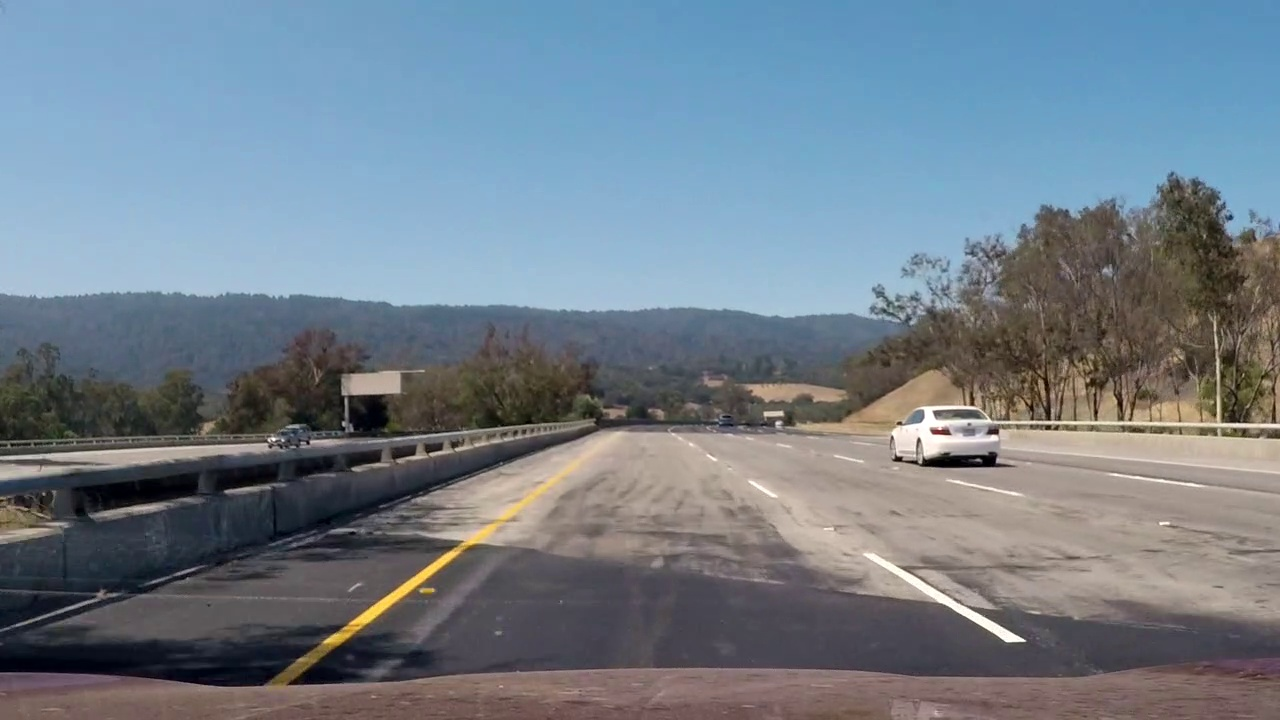
#> input picture failed_frames_auto_generated/1.jpg, 1280 x 720 px, given in place of 1.jpg.jpg, which was not available
$ python _WrapperPipelineImage.py failed_frames_auto_generated/1.jpg   (older library calls are emulated)
#> lines starting #> are read from the running program, lines starting #| are printed output that depends on the picture; pictures that were not available may be replaced by others from this repository, and a replacement may not be noted
#> (reads camera_calibrated_pickle_file.p from the repository)
#> further down, test_image is the input picture: shape (720, 1280, 3); mean R, G, B 114, 126.7, 138.1
### _MyImageProcessorUtil.py
import cv2
import numpy as np
import os
from matplotlib import pyplot as plt

from _PlotMyImages import PlotMyImages as plot_my_images

class MyImageProcessorUtil(object):

    @staticmethod
    def cal_undistort(all_variables):
        all_variables.undistorted_image = cv2.undistort(all_variables.image, all_variables.camera_matrix, all_variables.dist_coefficient, None, all_variables.camera_matrix)
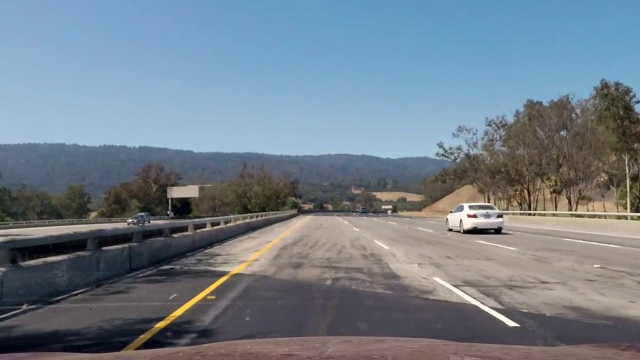
#> all_variables.undistorted_image: shape (720, 1280, 3) (shown at 1/2 size); mean R, G, B 113.8, 126.5, 137.7
        # [6 lines of commented-out code are left out]

    @staticmethod
    def generate_gray_and_hls_images_from_undistorted_images(all_variables):
        all_variables.gray_image = cv2.cvtColor(all_variables.undistorted_image, cv2.COLOR_RGB2GRAY)
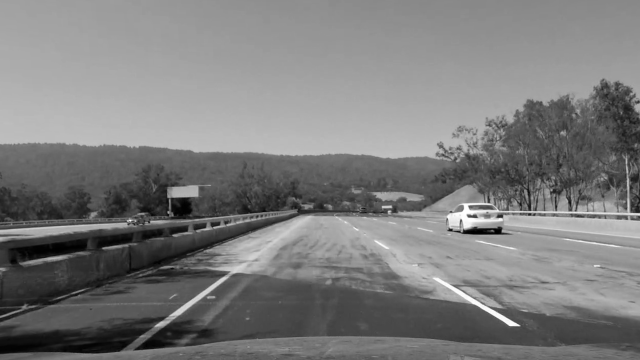
#> all_variables.gray_image: shape (720, 1280) (shown at 1/2 size); min 0, max 255, mean 124
        all_variables.hls_image = cv2.cvtColor(all_variables.undistorted_image, cv2.COLOR_RGB2HLS)
#> all_variables.hls_image: shape (720, 1280, 3); mean of channels 0, 1, 2 78.8, 125.7, 63

        # Show Gray image and HLS image.
        #plot_my_images.plot_my_images(all_variables.gray_image, all_variables.hls_image, "Gray Image", "HLS_Image")

    @staticmethod
    def processed_schannel_image_from_hls_image(all_variables):
        # Threshold color channel
        # uainf the same thresholds from the example code in the lesson.
        #s_thresh_min = 170
        #s_thresh_max = 255

        s_thresh_min = 90
        s_thresh_max = 255

        #Since my gray image is stored in a variable in _AllVariablesPipeline class, reading it from there.
        s_channel = all_variables.hls_image[:,:,2]
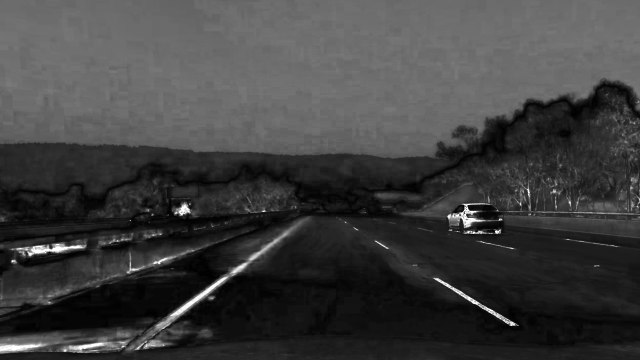
#> s_channel: shape (720, 1280) (shown at 1/2 size); min 0, max 255, mean 63
        all_variables.schannel_binary_image = np.zeros_like(s_channel)
        all_variables.schannel_binary_image[(s_channel > s_thresh_min) & (s_channel <= s_thresh_max)] = 1
        #plot_my_images.plot_an_image(all_variables.schannel_binary_image)

    # [14 lines left out: function processed_rchannel_image_from_hls_image, not called in this run]
        #plot_my_images.plot_an_image(all_variables.schannel_binary_image)

    @staticmethod
    def process_sobel_absolute_from_gray_image(all_variables):
        thresh_min = 20
        thresh_max = 100

        # [7 lines of commented-out code are left out]
        sobelx = cv2.Sobel(all_variables.gray_image, cv2.CV_64F, 1, 0)
        # Calculate the derivative in y direction.
        sobely = cv2.Sobel(all_variables.gray_image, cv2.CV_64F, 0, 1)
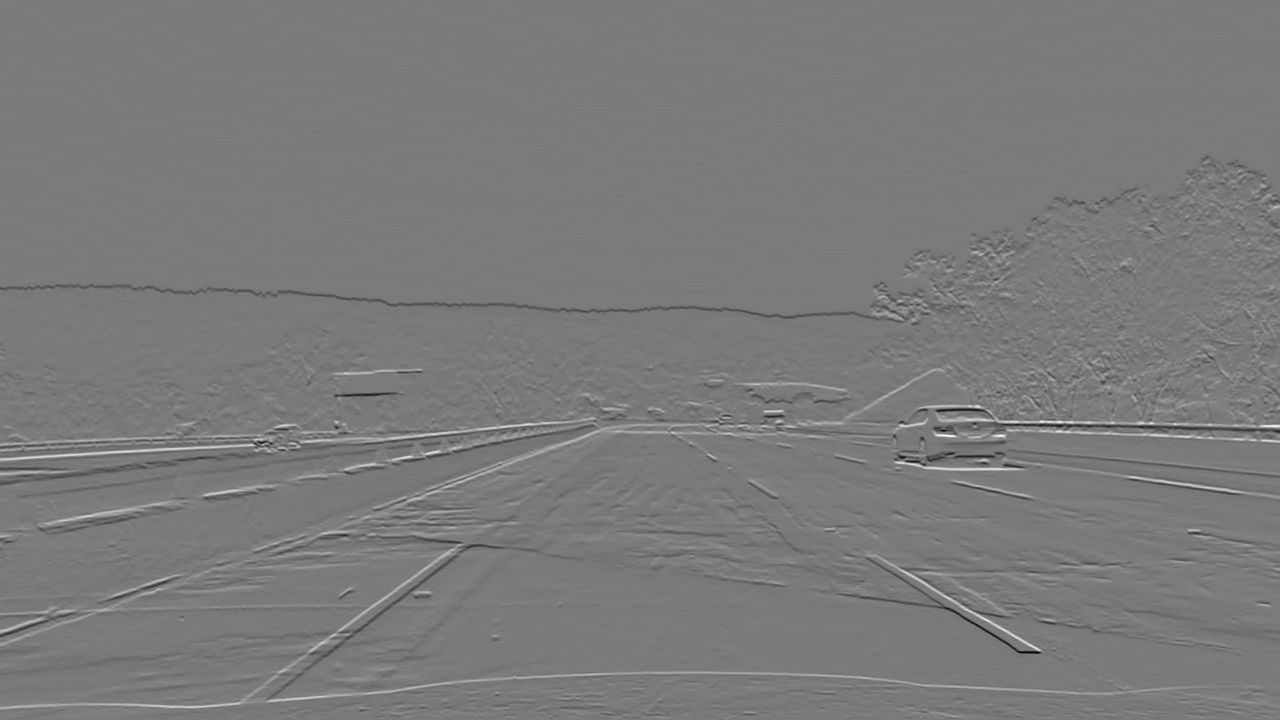
#> sobely: shape (720, 1280) float64; min -660, max 710, mean -0.5; drawn with min black and max white
        # Calculate the absolute value of the x derivative
        abs_sobelx = np.absolute(sobelx)
        # Convert the absolute value image to 8-bit
        scaled_sobel = np.uint8(255*abs_sobelx/np.max(abs_sobelx))
#> (the rest of the program and of its run is left out)
